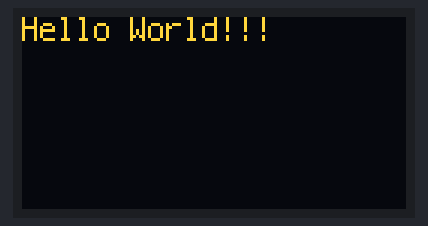
A program run on a simulated CircuitPython board. Parts: 128×64 one-colour display. The OLED is the two-colour kind (top 16 rows yellow).

Above: at 0.1 s.
At 1.1 s:
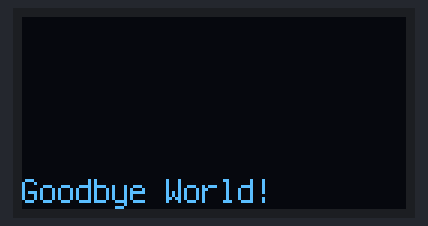

The program:

Changing_Text_Labels.py
```python
## Setup Block ##
import time
import board
import displayio
import terminalio
from adafruit_display_text import label
import adafruit_displayio_sh1107

# always release displays at the beginning
displayio.release_displays()

# create an I2C() object
i2c = board.I2C()
# create a displayio.I2CDisplay() with the 128x64 featherwing address
d_bus = displayio.I2CDisplay(i2c, device_address=0x3C)

# finally create the actual display object called OLED
OLED = adafruit_displayio_sh1107.SH1107(d_bus, width=128, height=64, rotation=0)

# we need a canvas to draw text and objects on
canvas = displayio.Group()
OLED.show(canvas)

# next we need to create a text label to display a message
txt_msg = label.Label(terminalio.FONT, text=''*15, color=0xFFFFFF, x=0, y=5)
## The text=''*20 argument above creates space for 15 characters
# all messages in this label must be 15 characters or less
# then we append it to our display group
canvas.append(txt_msg)
# to see text on the screen we simply modify the .text property of the label
txt_msg.text = 'Hello World!!!'

# loop forever
while True:
    ## OUTPUT BLOCK ##
    # flash back and forth between two messages while moving them!
    txt_msg.y = 4
    txt_msg.text = 'Hello World!!!'
    time.sleep(1)
    txt_msg.y = 58
    txt_msg.text = 'Goodbye World!'
    time.sleep(1)
```

Measured:
- what the display in image 0 shows lasts 1.0 s, from 0.0 s to 1.0 s
